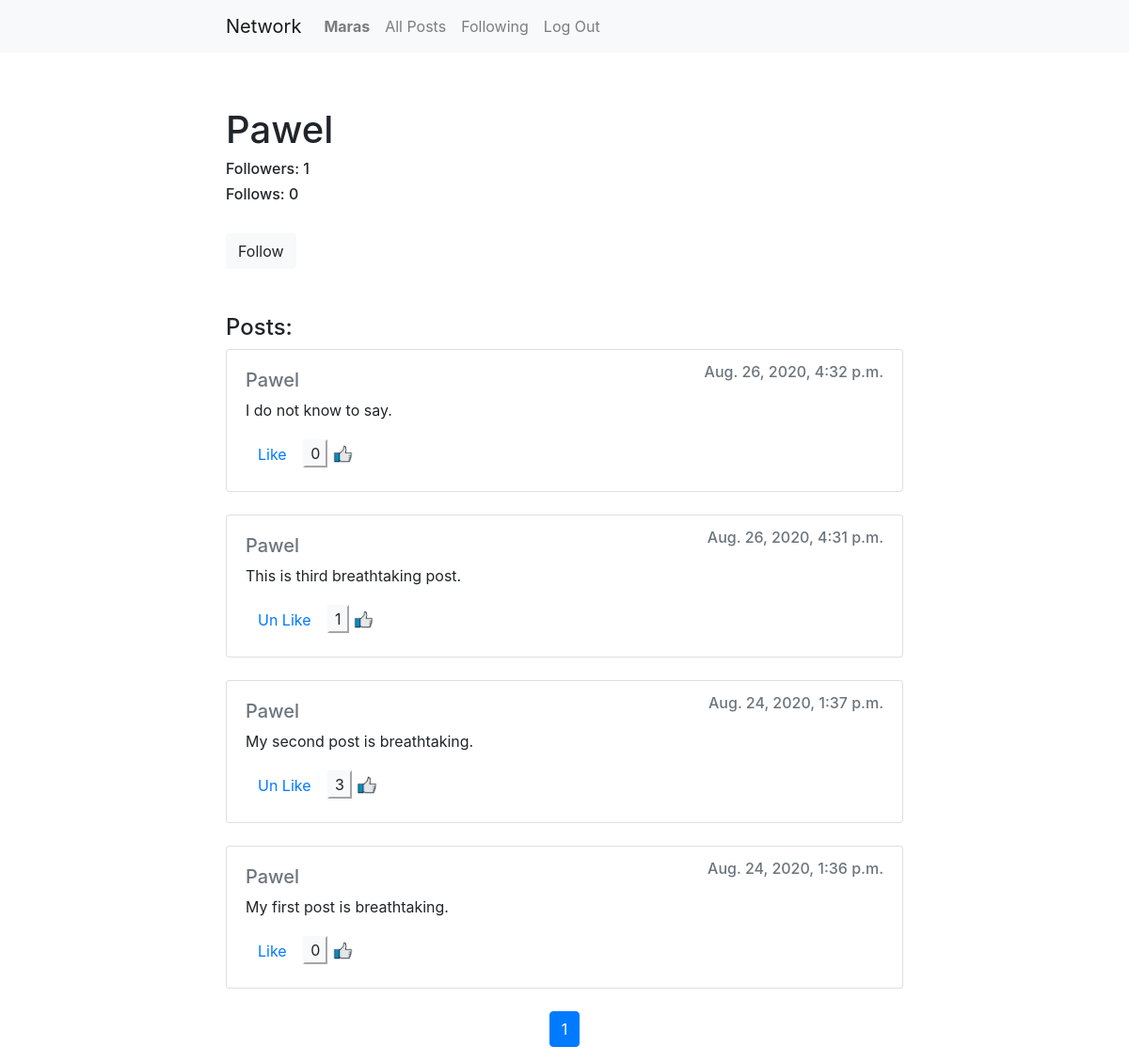
/user/2 (signed in), run on the app's committed database.
### network/models.py (models this page shows, shortened)
class User(AbstractUser):
    follow_users = models.ManyToManyField("network.User", related_name="followers", blank=True)
    def following_count(self):
        return self.follow_users.aggregate(Count('pk'))['pk__count']
    def followers_count(self):
        return self.followers.aggregate(Count('pk'))['pk__count']

class Post(models.Model):
    creator = models.ForeignKey("User", on_delete=models.CASCADE, related_name="posts")
    content = models.CharField(max_length=10000)
    timestamp = models.DateTimeField(auto_now_add=True)
    def num_likes(self):
        return self.likes.aggregate(Count('pk'))['pk__count']

class Like(models.Model):
    creator = models.ForeignKey("User", on_delete=models.CASCADE, related_name="likes")
    post = models.ForeignKey(Post, on_delete=models.CASCADE, related_name="likes")

### network/views.py (the view)
# urls.py: path("user/<int:user_id>", views.user_view, name="user_view"),
def user_view(request, user_id):
    if not request.user.is_authenticated:
        return render(request, "network/log_in_alert.html")
    owner = User.objects.get(id=user_id)
    is_following = False
    followers = request.user.follow_users
    try:
        followers.get(id=user_id)
        is_following = True
    except User.DoesNotExist:
        pass
    return render(request, "network/user_site.html", {
        "owner": owner,
        "is_following": is_following,
        "page_obj": make_listing(request, Post.objects.order_by("-timestamp").filter(creator=owner))
    })

### network/views.py (called while the page is built)
def make_listing(request, posts):
    paginator = Paginator(posts, 10)
    if request.method == "GET":
        page_number = request.GET.get("page")
    else:
        page_number = 1
    page_obj = paginator.get_page(page_number)
    return page_obj

### network/templates/network/user_site.html (shortened to what this page needs)
{% extends "network/posts_template.html" %}
{% block heading %}
    <br/><br/>
    <h1>{{ owner.username }}</h1>
    <h6>Followers: {{ owner.followers_count }}</h6>
    <h6>Follows: {{ owner.following_count }}</h6>
    <br/>
    {% if user.is_authenticated %}
    {% if owner.id != user.id %}
        <form action="{% url 'follow_user' owner.id %}" method="post">
        {% if is_following %}
            <input type="submit" class="btn btn-light" value="UnFollow">
        {% else %}
            <input type="submit" class="btn btn-light" value="Follow">
        {% endif %}
        </form>
    {% endif %}
    {% endif %}
    <br/><br/>
    <h4>Posts:</h4>
{% endblock %}

### network/templates/network/posts_template.html (shortened to what this page needs)
{% extends "network/layout.html" %}
{% load static %}
{% block body %}
{% block heading %}
{% endblock %}
        {% for post in page_obj %}
        <div id="post{{ post.id }}" data-creator="{{ post.creator.id }}" class="card">
            <div class="card-body">
                <h6 class="card-subtitle mb-2 text-muted" style="float: right">{{ post.timestamp }}</h6>
                <h5><a class="card-subtitle mb-2 text-muted" href="{% url 'user_view' post.creator.id %}">{{ post.creator }}</a></h5>
                <p id="content{{ post.id }}" class="card-text">{{ post.content }}</p>
                {% if user.is_authenticated %}
                    {% if user.id == post.creator.id %}
                        <button data-post="{{ post.id }}" class="edit btn btn-light" style="float: right">Edit</button>
                    {% else %}
                        <button id="like_button{{ post.id }}" data-post="{{ post.id }}" class="like btn btn-link">
                        {% for like in post.likes.all %}
                            {% if like.creator.id == user.id %}
                                Un
                            {% endif %}
                        {% endfor %}
                        Like</button>
                    {% endif %}
                {% endif %}
                <button id="likes{{ post.id }}" class="disabled btn-light">{{ post.num_likes }}</button>
                <img id="like-image" src="{% static 'network/like.jpg' %}">
            </div>
        </div>
        <br/>
    {% endfor %}
    <nav aria-label="...">
        <ul class="pagination justify-content-center">
            <li class="page-item active" aria-current="page">
                <span class="page-link">
                    {{ page_obj.number }}
                </span>
            </li>
        </ul>
    </nav>
{% endblock %}

### network/templates/network/layout.html (shortened to what this page needs)
{% load static %}
<!DOCTYPE html>
<html lang="en">
    <head>
        <link rel="stylesheet" href="https://stackpath.bootstrapcdn.com/bootstrap/4.4.1/css/bootstrap.min.css">
        <link href="{% static 'network/styles.css' %}" rel="stylesheet">
    </head>
    <body>
        <div id="navbar">
        <nav class="navbar navbar-expand-lg navbar-light bg-light">
            <a class="navbar-brand" href="#">Network</a>
            <div>
              <ul class="navbar-nav mr-auto">
                {% if user.is_authenticated %}
                    <li class="nav-item">
                        <a class="nav-link" href="{% url 'user_view' user.id %}"><strong>{{ user.username }}</strong></a>
                    </li>
                {% endif %}
                <li class="nav-item">
                  <a class="nav-link" href="{% url 'index' %}">All Posts</a>
                </li>
                {% if user.is_authenticated %}
                    <li class="nav-item">
                        <a class="nav-link" href="{% url 'following' %}">Following</a>
                    </li>
                    <li class="nav-item">
                        <a class="nav-link" href="{% url 'logout' %}">Log Out</a>
                    </li>
                {% endif %}
              </ul>
            </div>
          </nav>
        </div>
        <div class="body">
            {% block body %}
            {% endblock %}
        </div>
    </body>
</html>

### network/static/network/styles.css (style rules this page uses)
.navbar { padding-left: 20%; padding-right: 20%; }
.body { padding-top: 10px; padding-left: 20%; padding-right: 20%; }
.disabled { pointer-events: none; cursor: default; }
#like-image { height: 20px; }

### data on the page
User: username "Maras"
User: username "Pawel", followers_count "1", following_count "0"
Post: timestamp "Aug. 26, 2020, 4:32 p.m.", creator "Pawel", content "I do not know to say.", num_likes "0"
Post: timestamp "Aug. 26, 2020, 4:31 p.m.", creator "Pawel", content "This is third breathtaking post.", num_likes "1"
Like: shows "Un"
Post: timestamp "Aug. 24, 2020, 1:37 p.m.", creator "Pawel", content "My second post is breathtaking.", num_likes "3"
Like: shows "Un"
Post: timestamp "Aug. 24, 2020, 1:36 p.m.", creator "Pawel", content "My first post is breathtaking.", num_likes "0"

### other printed values
{{ page_obj.number }} "1"
